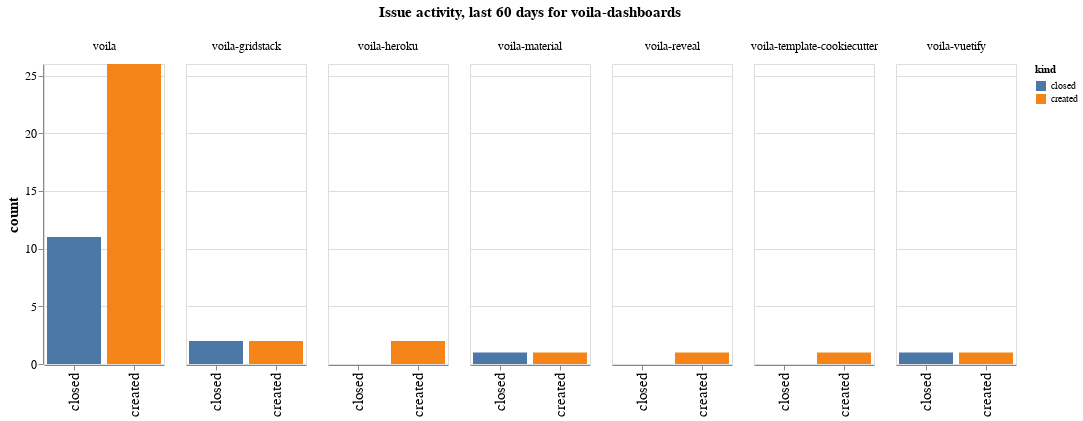

Write notebook code for a chart like this one.
### Code cell
charts = []
# Pick the top 10 repositories
top_repos = created_closed.groupby(['repo']).sum().sort_values(by='count', ascending=False).head(10).index
ch = alt.Chart(created_closed.query('repo in @top_repos'), width=120).mark_bar().encode(
    x=alt.X("kind", axis=alt.Axis(labelFontSize=15, title="")), 
    y=alt.Y('count', axis=alt.Axis(titleFontSize=15, labelFontSize=12)),
    color='kind',
    column=alt.Column("repo", header=alt.Header(title=f"Issue activity, last {n_days} days for {github_org}", titleFontSize=15, labelFontSize=12))
)
ch

### Figure 1 — Vega-Lite specification as saved in the notebook (floating-point values rounded to 4 significant figures)
{"config": {"axisLeft": {"labelFontSize": 15}, "axisBottom": {"labelFontSize": 15}}, "data": {"name": "data-3bbf0e38e1798da69b07ac0a47ed7aee"}, "mark": "bar", "encoding": {"color": {"type": "nominal", "field": "kind"}, "column": {"type": "nominal", "field": "repo", "header": {"labelFontSize": 12, "title": "Issue activity, last 60 days for voila-dashboards", "titleFontSize": 15}}, "x": {"type": "nominal", "axis": {"labelFontSize": 15, "title": ""}, "field": "kind"}, "y": {"type": "quantitative", "axis": {"labelFontSize": 12, "titleFontSize": 15}, "field": "count"}}, "width": 120, "$schema": "https://vega.github.io/schema/vega-lite/v4.0.2.json", "datasets": {"data-3bbf0e38e1798da69b07ac0a47ed7aee": [{"org": "voila-dashboards", "repo": "voila", "kind": "created", "count": 26.0}, {"org": "voila-dashboards", "repo": "voila-gridstack", "kind": "created", "count": 2.0}, {"org": "voila-dashboards", "repo": "voila-heroku", "kind": "created", "count": 2.0}, {"org": "voila-dashboards", "repo": "voila-material", "kind": "created", "count": 1.0}, {"org": "voila-dashboards", "repo": "voila-reveal", "kind": "created", "count": 1.0}, {"org": "voila-dashboards", "repo": "voila-template-cookiecutter", "kind": "created", "count": 1.0}, {"org": "voila-dashboards", "repo": "voila-vuetify", "kind": "created", "count": 1.0}, {"org": "voila-dashboards", "repo": "voila", "kind": "closed", "count": 11.0}, {"org": "voila-dashboards", "repo": "voila-gridstack", "kind": "closed", "count": 2.0}, {"org": "voila-dashboards", "repo": "voila-heroku", "kind": "closed", "count": 0.0}, {"org": "voila-dashboards", "repo": "voila-material", "kind": "closed", "count": 1.0}, {"org": "voila-dashboards", "repo": "voila-reveal", "kind": "closed", "count": 0.0}, {"org": "voila-dashboards", "repo": "voila-template-cookiecutter", "kind": "closed", "count": 0.0}, {"org": "voila-dashboards", "repo": "voila-vuetify", "kind": "closed", "count": 1.0}]}}
